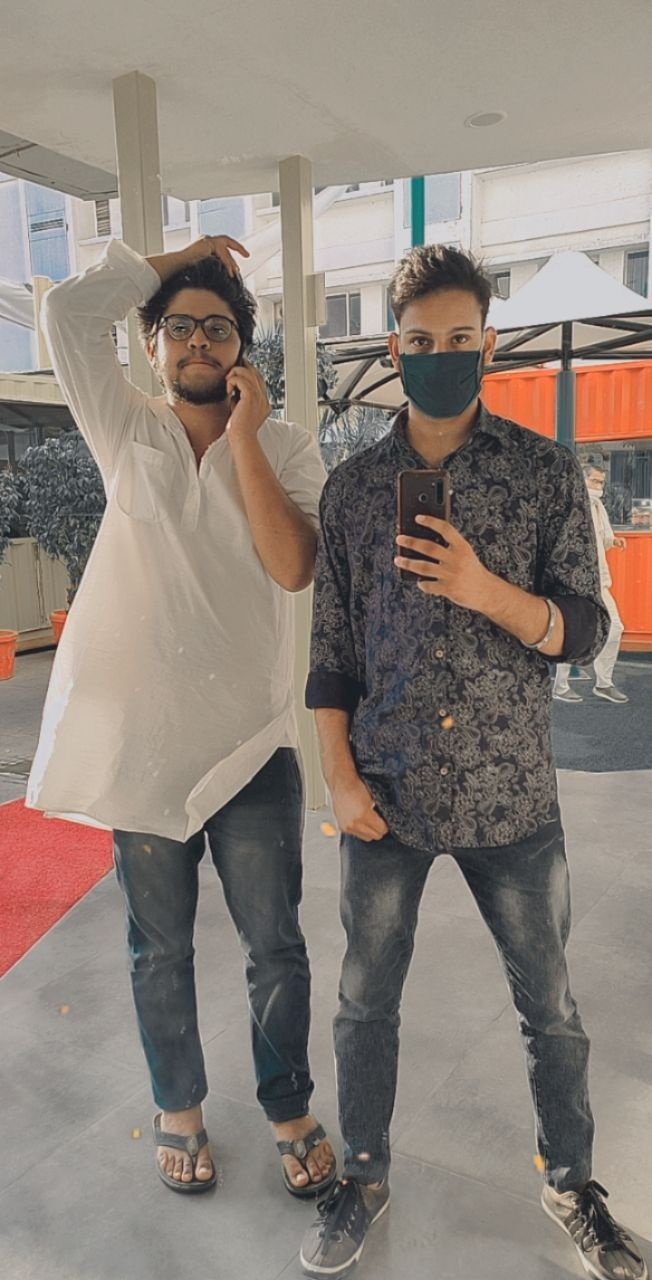
#> input picture image.jpg, 652 x 1280 px
$ python 9_image_translation.py
#> lines starting #> are read from the running program, lines starting #| are printed output that depends on the picture
import cv2
import numpy as np

img = cv2.imread("image.jpg")
#> img is the input picture: shape (1280, 652, 3); mean B, G, R 121.2, 129.5, 140.1
height, width= img.shape[:2]
#> height = 1280; width = 652
print(height, width)
#| 1280 652

quarter_height, quarter_width=height/4, width/4
#> quarter_height = 320; quarter_width = 163
print(quarter_height, quarter_width)
#| 320.0 163.0

T = np.float32([[1,0,quarter_width],[0,1 ,quarter_height]])
#> T = [[1, 0, 163], [0, 1, 320]]
print(T)
#| [[  1.   0. 163.]
#|  [  0.   1. 320.]]

img_translation = cv2.warpAffine(img, T,( width, height))
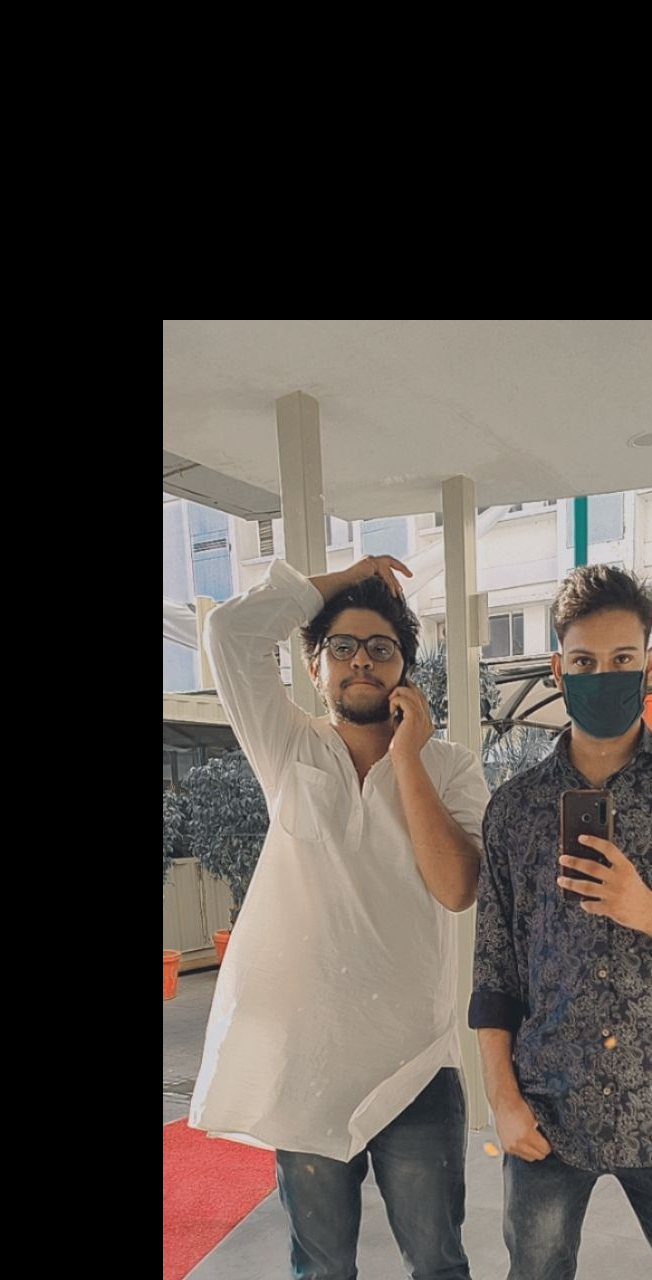
#> img_translation: shape (1280, 652, 3); mean B, G, R 67.5, 72.8, 79.6
cv2.imshow("Original Image", img)
cv2.imshow("Translation", img_translation)
cv2.waitKey(0)

cv2.destroyAllWindows()
